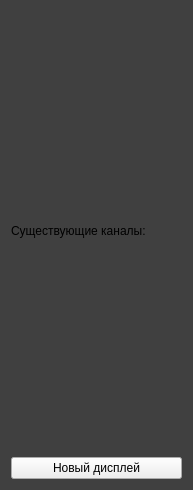
<?xml version="1.0" encoding="UTF-8"?>
<ui version="4.0">
 <class>MainWindow</class>
 <widget class="QMainWindow" name="MainWindow">
  <property name="windowModality">
   <enum>Qt::NonModal</enum>
  </property>
  <property name="enabled">
   <bool>true</bool>
  </property>
  <property name="geometry">
   <rect>
    <x>0</x>
    <y>0</y>
    <width>193</width>
    <height>490</height>
   </rect>
  </property>
  <property name="windowTitle">
   <string>Существующие каналы</string>
  </property>
  <property name="autoFillBackground">
   <bool>false</bool>
  </property>
  <property name="styleSheet">
   <string notr="true">QMainWindow {
	background-color: rgb(64, 64, 64);
}</string>
  </property>
  <property name="documentMode">
   <bool>false</bool>
  </property>
  <widget class="QWidget" name="centralWidget">
   <layout class="QGridLayout" name="gridLayout">
    <item row="1" column="0">
     <widget class="QPushButton" name="createSimpleScope">
      <property name="autoFillBackground">
       <bool>false</bool>
      </property>
      <property name="styleSheet">
       <string notr="true"/>
      </property>
      <property name="text">
       <string>Новый дисплей</string>
      </property>
      <property name="autoRepeat">
       <bool>false</bool>
      </property>
      <property name="autoRepeatDelay">
       <number>300</number>
      </property>
     </widget>
    </item>
    <item row="0" column="0">
     <layout class="QVBoxLayout" name="verticalLayout">
      <item>
       <widget class="QLabel" name="label">
        <property name="text">
         <string>Существующие каналы:</string>
        </property>
       </widget>
      </item>
     </layout>
    </item>
   </layout>
  </widget>
 </widget>
 <layoutdefault spacing="6" margin="11"/>
 <resources/>
 <connections/>
</ui>
